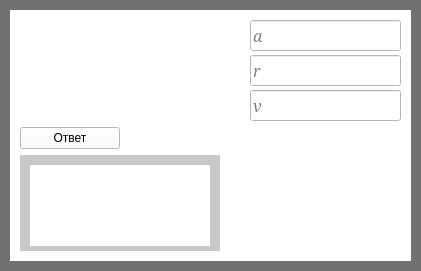
     <widget class="QWidget" name="widget_11" native="true">
      <property name="geometry">
       <rect>
        <x>40</x>
        <y>560</y>
        <width>421</width>
        <height>271</height>
       </rect>
      </property>
      <property name="styleSheet">
       <string notr="true">background-color: rgb(0, 0, 0);
background-color: rgb(113, 113, 113);</string>
      </property>
      <widget class="QWidget" name="widget_12" native="true">
       <property name="geometry">
        <rect>
         <x>10</x>
         <y>10</y>
         <width>401</width>
         <height>251</height>
        </rect>
       </property>
       <property name="styleSheet">
        <string notr="true">background-color: rgb(255, 255, 255);</string>
       </property>
       <widget class="QWidget" name="verticalLayoutWidget_23">
        <property name="geometry">
         <rect>
          <x>10</x>
          <y>10</y>
          <width>381</width>
          <height>231</height>
         </rect>
        </property>
        <layout class="QVBoxLayout" name="verticalLayout_26">
         <item>
          <layout class="QHBoxLayout" name="horizontalLayout_14">
           <property name="spacing">
            <number>50</number>
           </property>
           <item>
            <widget class="QLabel" name="label_27">
             <property name="minimumSize">
              <size>
               <width>180</width>
               <height>0</height>
              </size>
             </property>
             <property name="styleSheet">
              <string notr="true">background-color: rgb(255, 255, 255);</string>
             </property>
             <property name="text">
              <string/>
             </property>
             <property name="pixmap">
              <pixmap>D:/Downloads/2018-12-06_22-04-31.jpg</pixmap>
             </property>
            </widget>
           </item>
           <item>
            <layout class="QVBoxLayout" name="verticalLayout_10">
             <property name="spacing">
              <number>4</number>
             </property>
             <item>
              <widget class="QLineEdit" name="lineEdit_20">
               <property name="minimumSize">
                <size>
                 <width>0</width>
                 <height>15</height>
                </size>
               </property>
               <property name="font">
                <font>
                 <family>Constantia</family>
                 <pointsize>12</pointsize>
                 <italic>true</italic>
                </font>
               </property>
               <property name="text">
                <string/>
               </property>
               <property name="placeholderText">
                <string>a</string>
               </property>
              </widget>
             </item>
             <item>
              <widget class="QLineEdit" name="lineEdit_21">
               <property name="minimumSize">
                <size>
                 <width>0</width>
                 <height>15</height>
                </size>
               </property>
               <property name="font">
                <font>
                 <family>Constantia</family>
                 <pointsize>12</pointsize>
                 <italic>true</italic>
                </font>
               </property>
               <property name="placeholderText">
                <string>r</string>
               </property>
              </widget>
             </item>
             <item>
              <widget class="QLineEdit" name="lineEdit_22">
               <property name="minimumSize">
                <size>
                 <width>0</width>
                 <height>15</height>
                </size>
               </property>
               <property name="font">
                <font>
                 <family>Constantia</family>
                 <pointsize>12</pointsize>
                 <italic>true</italic>
                </font>
               </property>
               <property name="placeholderText">
                <string>v</string>
               </property>
              </widget>
             </item>
            </layout>
           </item>
          </layout>
         </item>
         <item>
          <widget class="QPushButton" name="pushButton_10">
           <property name="minimumSize">
            <size>
             <width>100</width>
             <height>0</height>
            </size>
           </property>
           <property name="maximumSize">
            <size>
             <width>100</width>
             <height>16777215</height>
            </size>
           </property>
           <property name="text">
            <string>Ответ</string>
           </property>
          </widget>
         </item>
         <item>
          <widget class="QWidget" name="widget_36" native="true">
           <property name="maximumSize">
            <size>
             <width>200</width>
             <height>16777215</height>
            </size>
           </property>
           <property name="styleSheet">
            <string notr="true">background-color: rgb(200, 200, 200);</string>
           </property>
           <widget class="QLabel" name="label_6">
            <property name="geometry">
             <rect>
              <x>10</x>
              <y>10</y>
              <width>180</width>
              <height>81</height>
             </rect>
            </property>
            <property name="minimumSize">
             <size>
              <width>180</width>
              <height>0</height>
             </size>
            </property>
            <property name="maximumSize">
             <size>
              <width>180</width>
              <height>16777215</height>
             </size>
            </property>
            <property name="styleSheet">
             <string notr="true">background-color: rgb(255, 255, 255);</string>
            </property>
            <property name="text">
             <string/>
            </property>
           </widget>
          </widget>
         </item>
        </layout>
       </widget>
      </widget>
     </widget>
